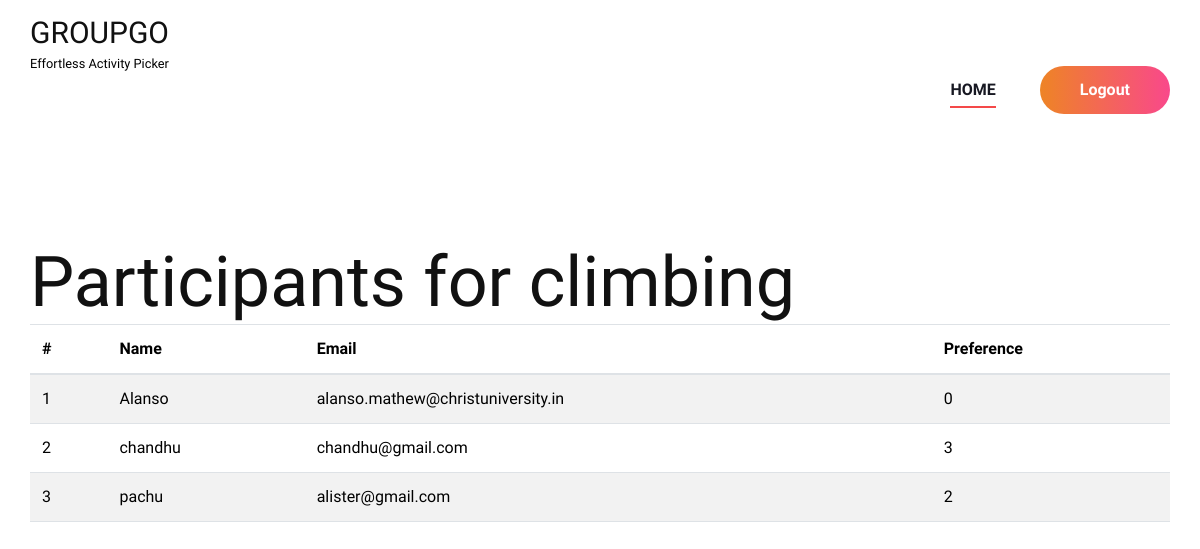
The app's page /event/participants/3/, older data.
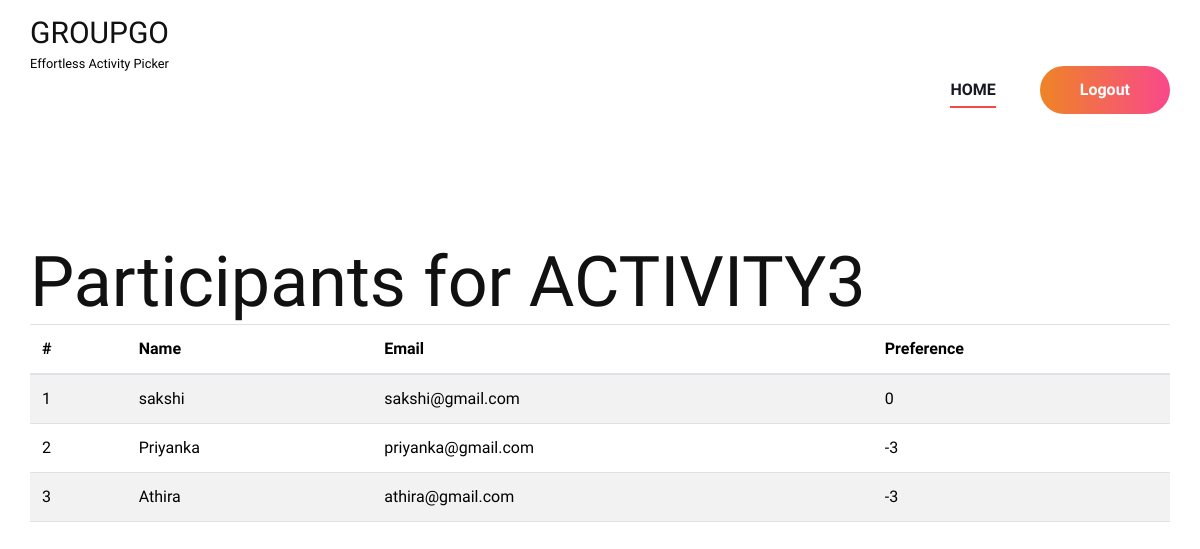
The same page, newer data.
### AllocationAdmin/models.py (models this page shows)
class Event(models.Model):
    name=models.CharField(max_length=50)
    description=models.TextField(null=True,blank=True)
    min_participants=models.IntegerField()
    max_participants=models.IntegerField()
    code=models.CharField(max_length=50,unique=True)
    is_active = models.BooleanField(default=True)
    is_updated = models.BooleanField(default=False)
    is_updated_new = models.BooleanField(default=False)
    is_updated_max = models.BooleanField(default=False)
    created_by=models.ForeignKey(settings.AUTH_USER_MODEL,on_delete=models.CASCADE)
    created_on=models.DateTimeField(auto_now_add=True)

class ParticipantActivity(models.Model):
    participant = models.ForeignKey(Participant, on_delete=models.CASCADE)
    event = models.ForeignKey(Event, on_delete=models.CASCADE)
    preference = models.IntegerField(default=0)  # Allowing negative, positive, and zero

class Participant(models.Model):
    name=models.CharField(max_length=50)
    email=models.EmailField()
    is_active=models.BooleanField(default=True)
    created_on=models.DateTimeField(auto_now_add=True)
    updated_on=models.DateTimeField(auto_now=True)
    assigned_to=models.ForeignKey(Event,on_delete=models.CASCADE,null=True,related_name="OLD_ALLOCATION")
    assigned_to_new=models.ForeignKey(Event,on_delete=models.CASCADE,null=True,related_name='NEW_ALLOCATION')
    assigned_to_max=models.ForeignKey(Event,on_delete=models.CASCADE,null=True,related_name='MAX_ALLOCATION')

### AllocationAdmin/views.py (the view)
# urls.py: path('event/participants/<str:id>/',views.list_participants, name="list_participants"),
def list_participants(request, id):
    event = Event.objects.get(id=id)
    participant_activities = ParticipantActivity.objects.filter(event=event)
    return render(request, "Organizer/Status.html", {"event": event, "participant_activities": participant_activities})

### templates/Organizer/Status.html (shortened to what this page needs)
{% extends 'Organizer/Head.html'%}
{% load static %}
{% block content %}
<br><br><br><br>
<!DOCTYPE html>
<html lang="en">
<head>
</head>
<body>
    <div class="container">
        <h1>Participants for {{ event.name }}</h1>
        <table id="myTable" class="table table-striped" style="width:100%">
            <thead>
                <tr>
                    <th>#</th>
                    <th>Name</th>
                    <th>Email</th>
                    <th>Preference</th>
                </tr>
            </thead>
            <tbody>
                {% for participant_activity in participant_activities %}
                <tr>
                    <td>{{forloop.counter}}</td>
                    <td>{{ participant_activity.participant.name }}</td>
                    <td>{{ participant_activity.participant.email }}</td>
                    <td>{{ participant_activity.preference|safe }}</td>
                </tr>
                {% endfor %}
            </tbody>
        </table>
    </div>
</body>
</html>
<br><br><br><br><br><br><br><br><br><br><br><br><br><br><br><br><br><br><br><br><br>
{% endblock content %}

### templates/Organizer/Head.html (shortened to what this page needs)
{% load static %}
<!DOCTYPE html>
<html lang="zxx">
<head>
  <link rel="stylesheet" href="https://cdn.datatables.net/1.10.24/css/dataTables.bootstrap4.min.css">
  <link href="https://cdn.jsdelivr.net/npm/bootstrap@5.3.3/dist/css/bootstrap.min.css" rel="stylesheet">
    <link rel="stylesheet" href="{% static 'Main/css/bootstrap.min.css' %}" type="text/css">
    <link rel="stylesheet" href="{% static 'Main/css/font-awesome.min.css' %}" type="text/css">
    <link rel="stylesheet" href="{% static 'Main/css/elegant-icons.css' %}" type="text/css">
    <link rel="stylesheet" href="{% static 'Main/css/owl.carousel.min.css' %}" type="text/css">
    <link rel="stylesheet" href="{% static 'Main/css/magnific-popup.css' %}" type="text/css">
    <link rel="stylesheet" href="{% static 'Main/css/slicknav.min.css' %}" type="text/css">
    <link rel="stylesheet" href="{% static 'Main/css/style.css' %}" type="text/css">
    <link rel="stylesheet" href="{% static 'Form/form.css' %}" />
</head>
<body>
    <header class="header-section">
        <div class="container">
            <div class="logo" style="padding-top: 15px !important;">
                <a href="{% url 'home' %}" class="">
                    <h3>GROUPGO</h3> <span class="small text-black">Effortless Activity Picker</span>
                </a>
            </div>
            <div class="nav-menu" style="padding-top:36px ;">
                <nav class="mainmenu mobile-menu">
                    <ul>
                        <li class="active"><a href="{% url 'index' %}">Home</a></li>
                    </ul>
                </nav>
                <a href="{% url 'logout' %}" class="primary-btn top-btn">Logout</a>
            </div>
        </div>
    </header>
    {% block content %}
    {% endblock content %}

### static/Main/css/style.css (style rules this page uses)
html, body { height: 100%; font-family: "Work Sans", sans-serif; -webkit-font-smoothing: antialiased; font-smoothing: antialiased; }
h1, h2, h3, h4, h5, h6 { margin: 0; color: #111111; font-weight: 400; font-family: "Work Sans", sans-serif; }
h1 { font-size: 70px; }
h3 { font-size: 30px; }
ul, ol { padding: 0; margin: 0; }
.primary-btn { display: inline-block; font-size: 16px; font-weight: 600; padding: 12px 40px; color: #ffffff; text-align: center; border-radius: 50px; background-image: -webkit-gradient(linear, left top, right top, from(#ee8425), to(#f9488b)), -webkit-gradient(linear, left top, right top, from(#ee8425), to(#f9488b)); background-image: -o-linear-gradient(left, #ee8425 0%, #f9488b 100%), -o-linear-gradient(left, #ee8425 0%, #f9488b 100%); background-image: linear-gradient(to right, #ee8425 0%, #f9488b 100%), linear-gradient(to right, #ee8425 0%, #f9488b 100%); }
.header-section { display: -webkit-box; display: -ms-flexbox; display: flex; }
.logo { float: left; padding-top: 36px; padding-bottom: 37px; }
.logo a { display: inline-block; }
.nav-menu { float: right; }
.nav-menu .mainmenu { display: inline-block; }
.nav-menu .mainmenu ul li { display: inline-block; list-style: none; margin-right: 40px; position: relative; }
.nav-menu .mainmenu ul li.active a:after { opacity: 1; }
.nav-menu .mainmenu ul li a { font-size: 16px; color: #171822; text-transform: uppercase; font-weight: 600; padding: 42px 0; position: relative; display: inline-block; }
.nav-menu .mainmenu ul li a:after { position: absolute; left: 0; bottom: 36px; height: 2px; width: 100%; background: #F44949; content: ""; opacity: 0; -webkit-transition: all 0.3s; -o-transition: all 0.3s; transition: all 0.3s; }
.nav-menu .primary-btn.top-btn { margin: 27px 0; }
@media only screen and (min-width: 1200px) { .container { max-width: 1170px; } }

Row changes from the older to the newer data that the page shows:
changed Event: name "climbing" → "ACTIVITY3"
changed through a linked row, ParticipantActivity: participant.name "Alanso" → "sakshi"; participant.email "alanso.mathew@christuniversity.in" → "sakshi@gmail.com"
changed ParticipantActivity: participant.name "chandhu" → "Priyanka"; participant.email "chandhu@gmail.com" → "priyanka@gmail.com"; preference "3" → "-3"
changed ParticipantActivity: participant.name "pachu" → "Athira"; participant.email "alister@gmail.com" → "athira@gmail.com"; preference "2" → "-3"
